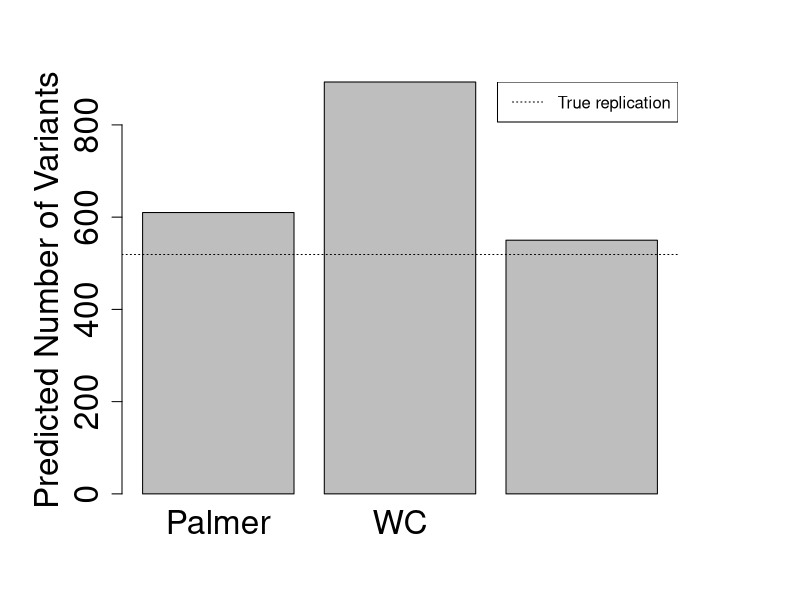

Generate this figure with R:
library(ggplot2)
true_rep <- 519 
palmer <- 610
wc <- 893
wc_c <- 550

df <- data.frame(correction=c("Palmer", "WC", "WC+Confounding"),
                 len=c(palmer, wc, wc_c))

par(mar=c(5.1,6.1,4.1,6.1))
barplot(c(palmer, wc, wc_c), names.arg=c("Palmer", "WC", "WC+Confounding"), ylab="Predicted Number of Variants", cex.lab=2, cex.axis=2, cex=2)
abline(h=519, lty=3)
legend("topright", inset=c(0,0), legend=c("True replication"), lty=3, cex=1)

